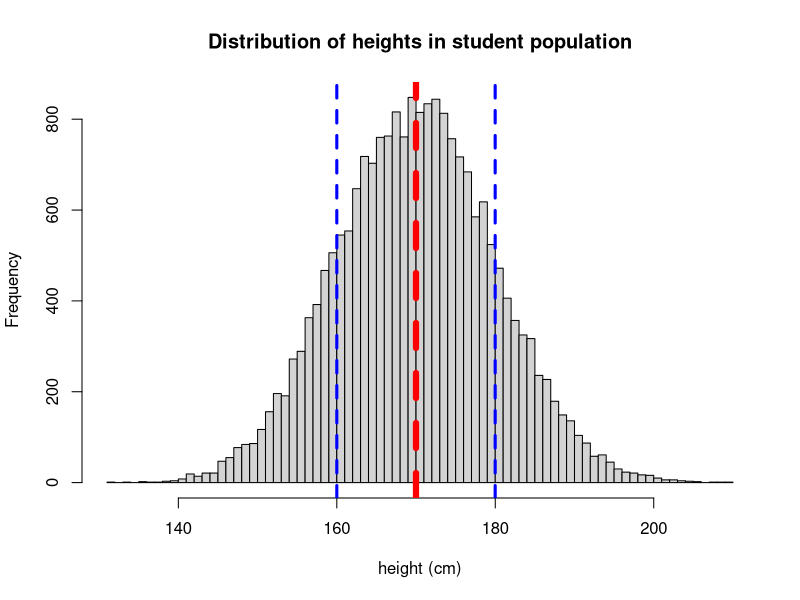
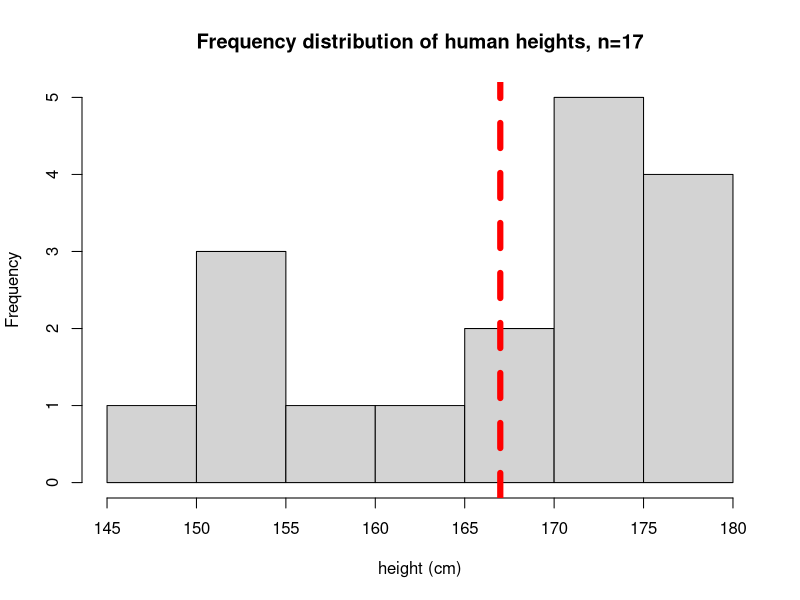
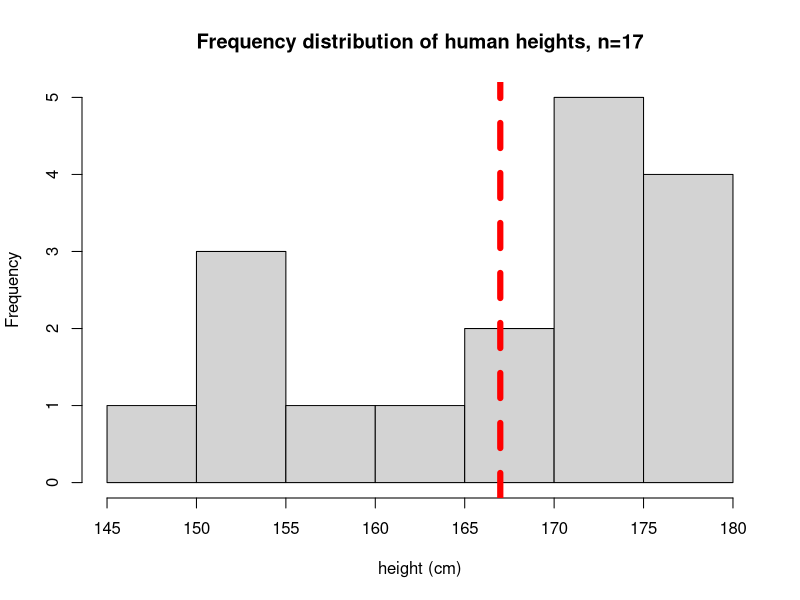
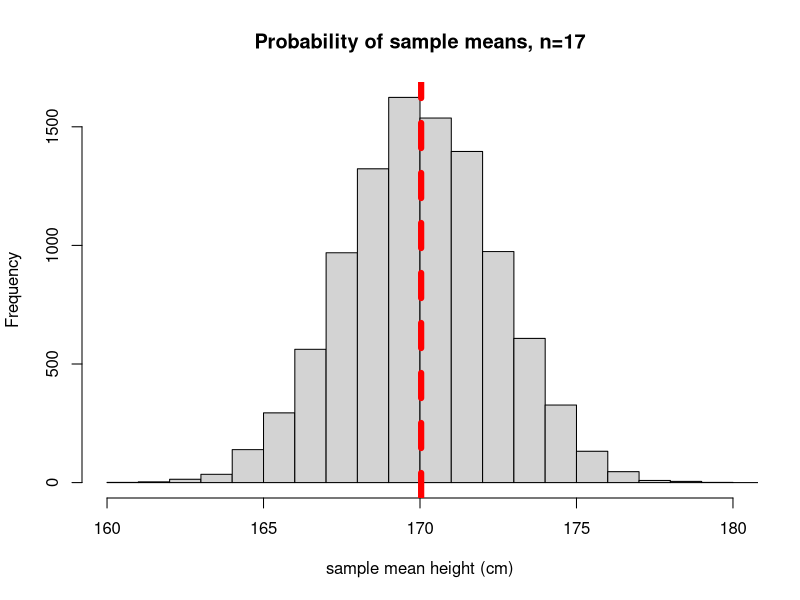

Source code (R) for these figures, in order:
## ---- chunk 1
ave.height <- 170
sd.height <- 10
pop.size <- 21000
## ---- chunk 2
pop.heights <- rnorm(pop.size, mean=ave.height, sd=sd.height)
## ---- chunk 3

hist(pop.heights, br=100, main="Distribution of heights in student population", xlab="height (cm)")

abline(v=mean(pop.heights), col="red", lwd=6, lty=2)
abline(v=mean(pop.heights)+sd(pop.heights), col="blue", lwd=3, lty=2)
abline(v=mean(pop.heights)-sd(pop.heights), col="blue", lwd=3, lty=2)
## ---- chunk 4
sample1 <- sample(pop.heights, size=17)
## ---- chunk 5
hist(sample1, main="Frequency distribution of human heights, n=17", xlab="height (cm)")
abline(v=mean(sample1), col="red", lwd=6, lty=2)
## ---- chunk 6
paste("The average height in sample 1 of 17 individuals is: ", mean(sample1), sep=" ")
## ---- chunk 7
sample2 <- sample(pop.heights, size=17)
hist(sample1, main="Frequency distribution of human heights, n=17", xlab="height (cm)")
abline(v=mean(sample1), col="red", lwd=6, lty=2)
paste("The average height in sample 2 of 17 individuals is: ", mean(sample2), sep=" ")
## ---- chunk 8
sample.means <- numeric(10000)
sample.means[1:10]
## ---- chunk 9
for(i in 1:10000) {
this.sample <- sample(pop.heights,size=17)
sample.means[i] <- mean(this.sample)  
}
## ---- chunk 10
sample.means[1:10]
## ---- chunk 11
hist(sample.means, main = "Probability of sample means, n=17", xlab="sample mean height (cm)", xlim=c(160,180))
abline(v=mean(sample.means), col="red", lwd=6, lty=2)
## ---- chunk 12
mean(sample.means)
